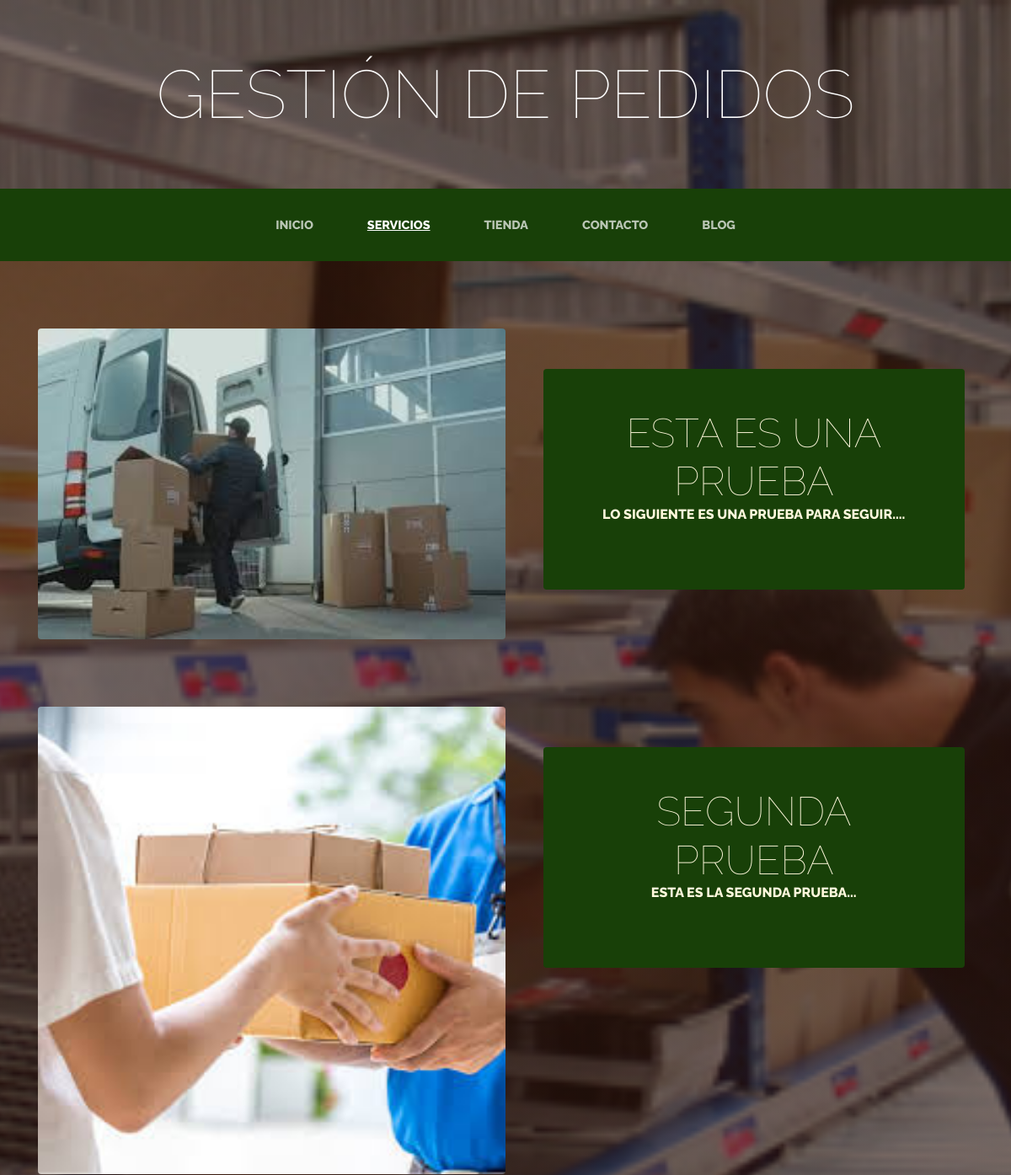
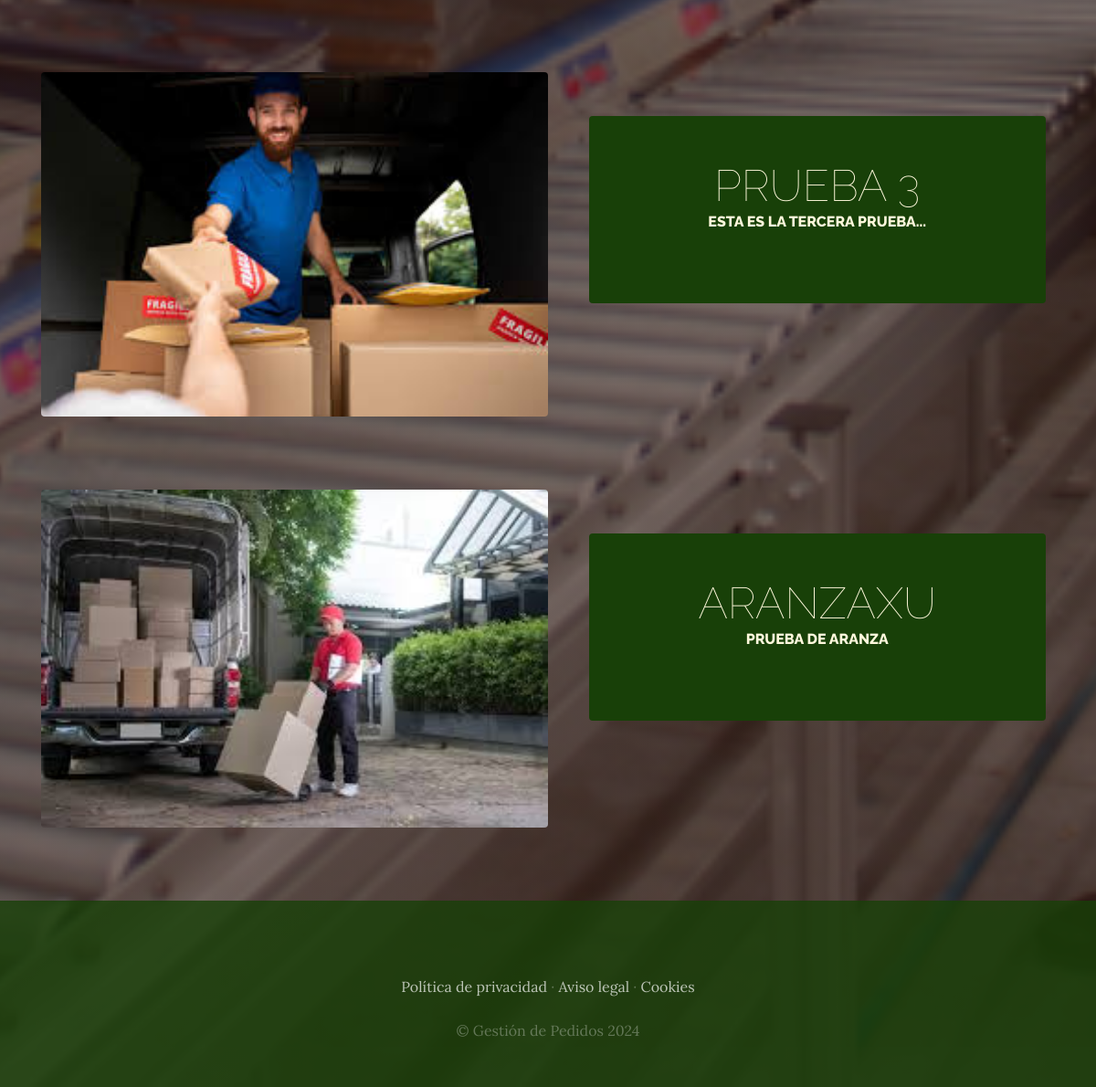
The app's page /servicios/ with its own data (2 pictures, top to bottom).
### Servicios/models.py (models this page shows, shortened)
class Servicios(models.Model):
    titulo = models.CharField(max_length=50)
    contenido = models.CharField(max_length=50)
    imagen = models.ImageField(upload_to='servicios')
    created = models.DateTimeField(auto_now_add=True)
    update = models.DateTimeField(auto_now_add=True)
    class Meta:
        verbose_name = 'servicio'
        verbose_name_plural = 'servicios'

### Servicios/views.py (the view)
# urls.py: path('servicios/', include('Servicios.urls')),
def servicios(request):
    servicios = Servicios.objects.all()
    return render(request, "servicios/servicios.html", {'servicios': servicios})

### carro/context_processors.py (called while the page is built)
def importe_total_carro(request):
    total = 0
    if request.user.is_authenticated:
        for key, value in request.session.get("carro", {}).items():
            total += float(value["precio"]) * value["cantidad"]
    return {"importe_total_carro": total}

### Servicios/templates/servicios/servicios.html
{% extends "ProyectoWebApp/base.html" %}
{% load static %}
{% block content %}
    {% for servicio in servicios %}
    <section class="page-section clearfix">
        <div class="container">
          <div class="intro">
            <img class="intro-img img-fluid mb-3 mb-lg-0 rounded" src="{{servicio.imagen.url}}" alt="" style="width: 50%;">
            <div class="intro-text left-0 text-center bg-faded p-5 rounded">
              <h2 class="section-heading mb-4" >
                <span class="section-heading-lower">{{servicio.titulo}}</span>
                <span class="section-heading-upper">{{servicio.contenido}}</span>
              </h2>
            </div>
          </div>
        </div>
      </section>
    {% endfor %}
{% endblock %}

### ProyectoWebApp/static/ProyectoWebApp/css/gestion.css (style rules this page uses)
body { font-family: 'Lora'; background: linear-gradient(rgba(47, 23, 15, 0.65), rgba(47, 23, 15, 0.65)), url("../img/bg_main.jpg"); background-attachment: fixed; background-position: center; background-size: cover; }
h1, h2, h3, h4, h5, h6 { font-family: 'Raleway'; }
.page-section { margin-top: 5rem; margin-bottom: 5rem; }
.section-heading { text-transform: uppercase; }
.section-heading .section-heading-upper { display: block; font-size: 1rem; font-weight: 800; padding-bottom:.5rem; }
.section-heading .section-heading-lower { display: block; font-size: 3rem; font-weight: 100; }
.bg-faded { background-color: rgba(255, 255, 255, 0.85); }
.intro { position: relative; }
@media (min-width: 992px) { .intro .intro-img { width: 75%; float: left; } }
@media (min-width: 992px) { .intro .intro-text { left: 600; width: 60%; margin-top: 3rem; background-color: rgba(24, 64, 8); color: cornsilk; position: absolute; } }
@media (min-width: 1200px) { .intro .intro-text { width: 45%; } }

### records on screen
Servicios: imagen (picture), titulo "ESTA ES UNA PRUEBA", contenido "LO SIGUIENTE ES UNA PRUEBA PARA SEGUIR...."
Servicios: imagen (picture), titulo "SEGUNDA PRUEBA", contenido "ESTA ES LA SEGUNDA PRUEBA..."
Servicios: imagen (picture), titulo "PRUEBA 3", contenido "ESTA ES LA TERCERA PRUEBA..."
Servicios: imagen (picture), titulo "ARANZAXU", contenido "PRUEBA DE ARANZA"
